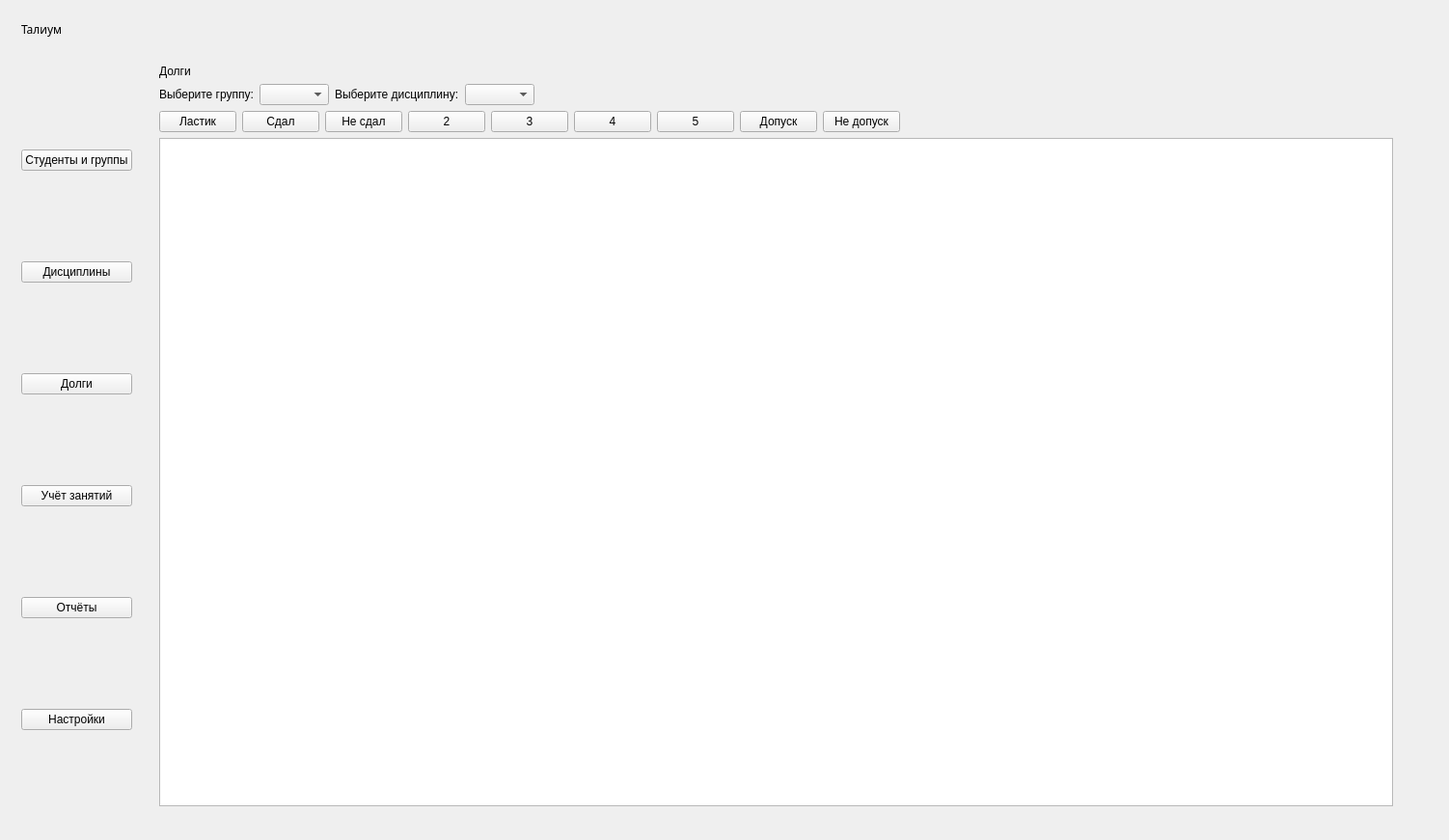
<?xml version="1.0" encoding="UTF-8"?>
<ui version="4.0">
 <class>MainWindowClass</class>
 <widget class="QMainWindow" name="MainWindowClass">
  <property name="geometry">
   <rect>
    <x>0</x>
    <y>0</y>
    <width>1502</width>
    <height>871</height>
   </rect>
  </property>
  <property name="windowTitle">
   <string>MainWindow</string>
  </property>
  <property name="styleSheet">
   <string notr="true"/>
  </property>
  <widget class="QWidget" name="centralWidget">
   <property name="sizePolicy">
    <sizepolicy hsizetype="Preferred" vsizetype="Preferred">
     <horstretch>0</horstretch>
     <verstretch>0</verstretch>
    </sizepolicy>
   </property>
   <property name="styleSheet">
    <string notr="true"/>
   </property>
   <layout class="QVBoxLayout" name="verticalLayout">
    <item>
     <widget class="QFrame" name="topBar">
      <property name="frameShape">
       <enum>QFrame::NoFrame</enum>
      </property>
      <property name="frameShadow">
       <enum>QFrame::Plain</enum>
      </property>
      <layout class="QHBoxLayout" name="topBarLayout_3">
       <item>
        <widget class="QLabel" name="labelTitle_3">
         <property name="enabled">
          <bool>true</bool>
         </property>
         <property name="font">
          <font>
           <family>LaDiosa</family>
           <weight>50</weight>
           <bold>false</bold>
          </font>
         </property>
         <property name="layoutDirection">
          <enum>Qt::LeftToRight</enum>
         </property>
         <property name="autoFillBackground">
          <bool>false</bool>
         </property>
         <property name="styleSheet">
          <string notr="true"/>
         </property>
         <property name="text">
          <string>Талиум</string>
         </property>
         <property name="textFormat">
          <enum>Qt::AutoText</enum>
         </property>
         <property name="alignment">
          <set>Qt::AlignLeading|Qt::AlignLeft|Qt::AlignVCenter</set>
         </property>
        </widget>
       </item>
      </layout>
     </widget>
    </item>
    <item>
     <layout class="QHBoxLayout" name="contentLayout_3">
      <item>
       <widget class="QFrame" name="leftMenu">
        <property name="sizePolicy">
         <sizepolicy hsizetype="Preferred" vsizetype="Preferred">
          <horstretch>0</horstretch>
          <verstretch>0</verstretch>
         </sizepolicy>
        </property>
        <property name="styleSheet">
         <string notr="true"/>
        </property>
        <property name="frameShape">
         <enum>QFrame::NoFrame</enum>
        </property>
        <property name="frameShadow">
         <enum>QFrame::Plain</enum>
        </property>
        <layout class="QVBoxLayout" name="leftMenuLayout_3">
         <item>
          <widget class="QPushButton" name="btnStdGroup">
           <property name="styleSheet">
            <string notr="true"/>
           </property>
           <property name="text">
            <string>Студенты и группы</string>
           </property>
          </widget>
         </item>
         <item>
          <widget class="QPushButton" name="btnDisciplines">
           <property name="styleSheet">
            <string notr="true"/>
           </property>
           <property name="text">
            <string>Дисциплины</string>
           </property>
          </widget>
         </item>
         <item>
          <widget class="QPushButton" name="btnDebts">
           <property name="styleSheet">
            <string notr="true"/>
           </property>
           <property name="text">
            <string>Долги</string>
           </property>
          </widget>
         </item>
         <item>
          <widget class="QPushButton" name="btnAccounting">
           <property name="text">
            <string>Учёт занятий</string>
           </property>
          </widget>
         </item>
         <item>
          <widget class="QPushButton" name="btnReports">
           <property name="styleSheet">
            <string notr="true"/>
           </property>
           <property name="text">
            <string>Отчёты</string>
           </property>
          </widget>
         </item>
         <item>
          <widget class="QPushButton" name="btnSettings">
           <property name="styleSheet">
            <string notr="true"/>
           </property>
           <property name="text">
            <string>Настройки</string>
           </property>
          </widget>
         </item>
        </layout>
       </widget>
      </item>
      <item>
       <layout class="QVBoxLayout" name="rightContentLayout_3">
        <item>
         <widget class="QStackedWidget" name="LeftMenuWidget">
          <property name="sizePolicy">
           <sizepolicy hsizetype="Preferred" vsizetype="Preferred">
            <horstretch>0</horstretch>
            <verstretch>0</verstretch>
           </sizepolicy>
          </property>
          <property name="styleSheet">
           <string notr="true"/>
          </property>
          <property name="currentIndex">
           <number>3</number>
          </property>
          <widget class="QWidget" name="pageStdGroup">
           <property name="sizePolicy">
            <sizepolicy hsizetype="Preferred" vsizetype="Preferred">
             <horstretch>0</horstretch>
             <verstretch>0</verstretch>
            </sizepolicy>
           </property>
           <property name="styleSheet">
            <string notr="true"/>
           </property>
           <widget class="QWidget" name="horizontalLayoutWidget_2">
            <property name="geometry">
             <rect>
              <x>-1</x>
              <y>-1</y>
              <width>1301</width>
              <height>791</height>
             </rect>
            </property>
            <layout class="QHBoxLayout" name="horizontalLayout_3">
             <item>
              <widget class="QStackedWidget" name="stackedWidget">
               <property name="currentIndex">
                <number>1</number>
               </property>
               <widget class="QWidget" name="pageStds">
                <widget class="QWidget" name="layoutWidget">
                 <property name="geometry">
                  <rect>
                   <x>0</x>
                   <y>0</y>
                   <width>1201</width>
                   <height>801</height>
                  </rect>
                 </property>
                 <layout class="QVBoxLayout" name="verticalLayout_8">
                  <property name="leftMargin">
                   <number>16</number>
                  </property>
                  <property name="topMargin">
                   <number>16</number>
                  </property>
                  <property name="rightMargin">
                   <number>16</number>
                  </property>
                  <property name="bottomMargin">
                   <number>16</number>
                  </property>
                  <item>
                   <widget class="QLabel" name="labelStudents">
                    <property name="styleSheet">
                     <string notr="true"/>
                    </property>
                    <property name="text">
                     <string>Студенты</string>
                    </property>
                   </widget>
                  </item>
                  <item>
                   <widget class="QLineEdit" name="lineSearchFIO">
                    <property name="styleSheet">
                     <string notr="true"/>
                    </property>
                    <property name="placeholderText">
                     <string>Поиск студента...</string>
                    </property>
                   </widget>
                  </item>
                  <item>
                   <layout class="QHBoxLayout" name="buttonsLayout_5">
                    <item>
                     <widget class="QPushButton" name="btnImpStd">
                      <property name="styleSheet">
                       <string notr="true"/>
                      </property>
                      <property name="text">
                       <string>Импортировать</string>
                      </property>
                     </widget>
                    </item>
                    <item>
                     <widget class="QPushButton" name="btnAddStd">
                      <property name="styleSheet">
                       <string notr="true"/>
                      </property>
                      <property name="text">
                       <string>Добавить</string>
                      </property>
                     </widget>
                    </item>
                    <item>
                     <widget class="QPushButton" name="btnEditStd">
                      <property name="styleSheet">
                       <string notr="true"/>
                      </property>
                      <property name="text">
                       <string>Изменить</string>
                      </property>
                     </widget>
                    </item>
                    <item>
                     <widget class="QPushButton" name="btnDelStd">
                      <property name="styleSheet">
                       <string notr="true"/>
                      </property>
                      <property name="text">
                       <string>Удалить</string>
                      </property>
                     </widget>
                    </item>
                   </layout>
                  </item>
                  <item>
                   <widget class="QFrame" name="tableFrame_3">
                    <property name="sizePolicy">
                     <sizepolicy hsizetype="Expanding" vsizetype="Expanding">
                      <horstretch>0</horstretch>
                      <verstretch>0</verstretch>
                     </sizepolicy>
                    </property>
                    <property name="styleSheet">
                     <string notr="true"/>
                    </property>
                    <property name="frameShape">
                     <enum>QFrame::StyledPanel</enum>
                    </property>
                    <property name="frameShadow">
                     <enum>QFrame::Raised</enum>
                    </property>
                    <widget class="QTableView" name="tableStudents">
                     <property name="geometry">
                      <rect>
                       <x>0</x>
                       <y>0</y>
                       <width>1161</width>
                       <height>661</height>
                      </rect>
                     </property>
                     <property name="styleSheet">
                      <string notr="true"/>
                     </property>
                    </widget>
                   </widget>
                  </item>
                 </layout>
                </widget>
               </widget>
               <widget class="QWidget" name="pageGroups">
                <widget class="QWidget" name="layoutWidget_2">
                 <property name="geometry">
                  <rect>
                   <x>0</x>
                   <y>0</y>
                   <width>1201</width>
                   <height>791</height>
                  </rect>
                 </property>
                 <layout class="QVBoxLayout" name="verticalLayout_10">
                  <property name="leftMargin">
                   <number>16</number>
                  </property>
                  <property name="topMargin">
                   <number>16</number>
                  </property>
                  <property name="rightMargin">
                   <number>16</number>
                  </property>
                  <property name="bottomMargin">
                   <number>16</number>
                  </property>
                  <item>
                   <widget class="QLabel" name="labelStudents_2">
                    <property name="styleSheet">
                     <string notr="true"/>
                    </property>
                    <property name="text">
                     <string>Группы</string>
                    </property>
                   </widget>
                  </item>
                  <item>
                   <widget class="QListWidget" name="listGroups"/>
                  </item>
                  <item>
                   <layout class="QHBoxLayout" name="buttonsLayout_6">
                    <item>
                     <widget class="QPushButton" name="btnAddGroup">
                      <property name="styleSheet">
                       <string notr="true"/>
                      </property>
                      <property name="text">
                       <string>Добавить</string>
                      </property>
                     </widget>
                    </item>
                    <item>
                     <widget class="QPushButton" name="btnEditGroup">
                      <property name="styleSheet">
                       <string notr="true"/>
                      </property>
                      <property name="text">
                       <string>Изменить</string>
                      </property>
                     </widget>
                    </item>
                    <item>
                     <widget class="QPushButton" name="btnDelGroup">
                      <property name="styleSheet">
                       <string notr="true"/>
                      </property>
                      <property name="text">
                       <string>Удалить</string>
                      </property>
                     </widget>
                    </item>
                   </layout>
                  </item>
                  <item>
                   <widget class="QFrame" name="tableFrame_4">
                    <property name="sizePolicy">
                     <sizepolicy hsizetype="Expanding" vsizetype="Expanding">
                      <horstretch>0</horstretch>
                      <verstretch>0</verstretch>
                     </sizepolicy>
                    </property>
                    <property name="styleSheet">
                     <string notr="true"/>
                    </property>
                    <property name="frameShape">
                     <enum>QFrame::StyledPanel</enum>
                    </property>
                    <property name="frameShadow">
                     <enum>QFrame::Raised</enum>
                    </property>
                   </widget>
                  </item>
                 </layout>
                </widget>
               </widget>
              </widget>
             </item>
             <item>
              <layout class="QVBoxLayout" name="verticalLayout_9">
               <property name="spacing">
                <number>0</number>
               </property>
               <property name="sizeConstraint">
                <enum>QLayout::SetDefaultConstraint</enum>
               </property>
               <item alignment="Qt::AlignHCenter|Qt::AlignVCenter">
                <widget class="QPushButton" name="BtnStd">
                 <property name="sizePolicy">
                  <sizepolicy hsizetype="Minimum" vsizetype="Fixed">
                   <horstretch>0</horstretch>
                   <verstretch>0</verstretch>
                  </sizepolicy>
                 </property>
                 <property name="layoutDirection">
                  <enum>Qt::LeftToRight</enum>
                 </property>
                 <property name="text">
                  <string>Студенты</string>
                 </property>
                </widget>
               </item>
               <item alignment="Qt::AlignHCenter|Qt::AlignVCenter">
                <widget class="QPushButton" name="BtnGroup">
                 <property name="sizePolicy">
                  <sizepolicy hsizetype="Minimum" vsizetype="Fixed">
                   <horstretch>0</horstretch>
                   <verstretch>0</verstretch>
                  </sizepolicy>
                 </property>
                 <property name="font">
                  <font>
                   <underline>false</underline>
                   <kerning>true</kerning>
                  </font>
                 </property>
                 <property name="text">
                  <string>Группы</string>
                 </property>
                </widget>
               </item>
               <item>
                <spacer name="verticalSpacer">
                 <property name="orientation">
                  <enum>Qt::Vertical</enum>
                 </property>
                 <property name="sizeHint" stdset="0">
                  <size>
                   <width>20</width>
                   <height>40</height>
                  </size>
                 </property>
                </spacer>
               </item>
              </layout>
             </item>
            </layout>
           </widget>
          </widget>
          <widget class="QWidget" name="pageSettings">
           <widget class="QWidget" name="verticalLayoutWidget">
            <property name="geometry">
             <rect>
              <x>0</x>
              <y>0</y>
              <width>1301</width>
              <height>791</height>
             </rect>
            </property>
            <layout class="QVBoxLayout" name="verticalLayout_2">
             <item>
              <widget class="QLabel" name="label">
               <property name="text">
                <string>Настройки</string>
               </property>
              </widget>
             </item>
             <item>
              <spacer name="verticalSpacer_5">
               <property name="orientation">
                <enum>Qt::Vertical</enum>
               </property>
               <property name="sizeHint" stdset="0">
                <size>
                 <width>20</width>
                 <height>40</height>
                </size>
               </property>
              </spacer>
             </item>
            </layout>
           </widget>
          </widget>
          <widget class="QWidget" name="pageReports">
           <widget class="QWidget" name="verticalLayoutWidget_2">
            <property name="geometry">
             <rect>
              <x>0</x>
              <y>0</y>
              <width>1301</width>
              <height>791</height>
             </rect>
            </property>
            <layout class="QVBoxLayout" name="verticalLayout_3">
             <item>
              <widget class="QLabel" name="label_2">
               <property name="text">
                <string>Отчёты</string>
               </property>
              </widget>
             </item>
             <item>
              <layout class="QHBoxLayout" name="horizontalLayout_10">
               <item>
                <widget class="QLabel" name="label_11">
                 <property name="text">
                  <string>Выберите группу:</string>
                 </property>
                </widget>
               </item>
               <item>
                <widget class="QComboBox" name="comboBox_6"/>
               </item>
               <item>
                <widget class="QLabel" name="label_12">
                 <property name="text">
                  <string>Выберите дисциплину:</string>
                 </property>
                </widget>
               </item>
               <item>
                <widget class="QComboBox" name="comboBox_5"/>
               </item>
               <item>
                <widget class="QPushButton" name="pushButton_4">
                 <property name="text">
                  <string>Сформировать</string>
                 </property>
                </widget>
               </item>
              </layout>
             </item>
             <item>
              <widget class="QTableView" name="tableView_4"/>
             </item>
             <item>
              <widget class="QPushButton" name="pushButton_5">
               <property name="text">
                <string>Экспорт в CSV</string>
               </property>
              </widget>
             </item>
            </layout>
           </widget>
          </widget>
          <widget class="QWidget" name="pageDebts">
           <widget class="QWidget" name="verticalLayoutWidget_3">
            <property name="geometry">
             <rect>
              <x>0</x>
              <y>0</y>
              <width>1301</width>
              <height>791</height>
             </rect>
            </property>
            <layout class="QVBoxLayout" name="verticalLayout_4">
             <item>
              <widget class="QLabel" name="label_3">
               <property name="text">
                <string>Долги</string>
               </property>
              </widget>
             </item>
             <item>
              <layout class="QHBoxLayout" name="horizontalLayout_4">
               <item>
                <widget class="QLabel" name="label_5">
                 <property name="text">
                  <string>Выберите группу:</string>
                 </property>
                </widget>
               </item>
               <item>
                <widget class="QComboBox" name="comboGroup"/>
               </item>
               <item>
                <widget class="QLabel" name="label_6">
                 <property name="text">
                  <string>Выберите дисциплину:</string>
                 </property>
                </widget>
               </item>
               <item>
                <widget class="QComboBox" name="comboDiscipline"/>
               </item>
               <item>
                <spacer name="horizontalSpacer_2">
                 <property name="orientation">
                  <enum>Qt::Horizontal</enum>
                 </property>
                 <property name="sizeHint" stdset="0">
                  <size>
                   <width>40</width>
                   <height>20</height>
                  </size>
                 </property>
                </spacer>
               </item>
              </layout>
             </item>
             <item>
              <layout class="QHBoxLayout" name="horizontalLayout_2">
               <item>
                <widget class="QPushButton" name="btnDel">
                 <property name="text">
                  <string>Ластик</string>
                 </property>
                </widget>
               </item>
               <item>
                <widget class="QPushButton" name="btnPass">
                 <property name="text">
                  <string>Сдал</string>
                 </property>
                </widget>
               </item>
               <item>
                <widget class="QPushButton" name="btnNoPass">
                 <property name="text">
                  <string>Не сдал</string>
                 </property>
                </widget>
               </item>
               <item>
                <widget class="QPushButton" name="btnTwo">
                 <property name="text">
                  <string>2</string>
                 </property>
                </widget>
               </item>
               <item>
                <widget class="QPushButton" name="btnThree">
                 <property name="text">
                  <string>3</string>
                 </property>
                </widget>
               </item>
               <item>
                <widget class="QPushButton" name="btnFour">
                 <property name="text">
                  <string>4</string>
                 </property>
                </widget>
               </item>
               <item>
                <widget class="QPushButton" name="btnFive">
                 <property name="text">
                  <string>5</string>
                 </property>
                </widget>
               </item>
               <item>
                <widget class="QPushButton" name="btnAllow">
                 <property name="text">
                  <string>Допуск</string>
                 </property>
                </widget>
               </item>
               <item>
                <widget class="QPushButton" name="btnNoAllow">
                 <property name="text">
                  <string>Не допуск</string>
                 </property>
                </widget>
               </item>
               <item>
                <spacer name="horizontalSpacer">
                 <property name="orientation">
                  <enum>Qt::Horizontal</enum>
                 </property>
                 <property name="sizeHint" stdset="0">
                  <size>
                   <width>40</width>
                   <height>20</height>
                  </size>
                 </property>
                </spacer>
               </item>
              </layout>
             </item>
             <item>
              <widget class="QTableView" name="tableDebts"/>
             </item>
            </layout>
           </widget>
          </widget>
          <widget class="QWidget" name="pageAccounting">
           <widget class="QWidget" name="verticalLayoutWidget_4">
            <property name="geometry">
             <rect>
              <x>0</x>
              <y>0</y>
              <width>1301</width>
              <height>791</height>
             </rect>
            </property>
            <layout class="QVBoxLayout" name="verticalLayout_5">
             <item>
              <widget class="QLabel" name="label_4">
               <property name="text">
                <string>Учёт занятий</string>
               </property>
              </widget>
             </item>
             <item>
              <layout class="QHBoxLayout" name="horizontalLayout_7">
               <item>
                <widget class="QLabel" name="label_8">
                 <property name="text">
                  <string>Выберите группу:</string>
                 </property>
                </widget>
               </item>
               <item>
                <widget class="QComboBox" name="comboBox_3"/>
               </item>
               <item>
                <widget class="QLabel" name="label_7">
                 <property name="text">
                  <string>Выберите дисциплину:</string>
                 </property>
                </widget>
               </item>
               <item>
                <widget class="QComboBox" name="comboBox_4"/>
               </item>
               <item>
                <spacer name="horizontalSpacer_3">
                 <property name="orientation">
                  <enum>Qt::Horizontal</enum>
                 </property>
                 <property name="sizeHint" stdset="0">
                  <size>
                   <width>40</width>
                   <height>20</height>
                  </size>
                 </property>
                </spacer>
               </item>
              </layout>
             </item>
             <item>
              <widget class="QLabel" name="label_9">
               <property name="text">
                <string>Информационный блок</string>
               </property>
              </widget>
             </item>
             <item>
              <widget class="QTableView" name="tableView_2"/>
             </item>
             <item>
              <widget class="QLabel" name="label_10">
               <property name="text">
                <string>Проведённые занятия</string>
               </property>
              </widget>
             </item>
             <item>
              <layout class="QHBoxLayout" name="horizontalLayout_9">
               <item>
                <widget class="QPushButton" name="pushButton_3">
                 <property name="text">
                  <string>Добавить</string>
                 </property>
                </widget>
               </item>
               <item>
                <widget class="QPushButton" name="pushButton_2">
                 <property name="text">
                  <string>Изменить</string>
                 </property>
                </widget>
               </item>
               <item>
                <widget class="QPushButton" name="pushButton">
                 <property name="text">
                  <string>Удалить</string>
                 </property>
                </widget>
               </item>
               <item>
                <spacer name="horizontalSpacer_4">
                 <property name="orientation">
                  <enum>Qt::Horizontal</enum>
                 </property>
                 <property name="sizeHint" stdset="0">
                  <size>
                   <width>40</width>
                   <height>20</height>
                  </size>
                 </property>
                </spacer>
               </item>
              </layout>
             </item>
             <item>
              <widget class="QTableView" name="tableView_3"/>
             </item>
            </layout>
           </widget>
          </widget>
          <widget class="QWidget" name="pageDisciplines">
           <widget class="QWidget" name="verticalLayoutWidget_6">
            <property name="geometry">
             <rect>
              <x>9</x>
              <y>9</y>
              <width>1281</width>
              <height>771</height>
             </rect>
            </property>
            <layout class="QVBoxLayout" name="verticalLayout_6">
             <item>
              <widget class="QLabel" name="sectionTitle_3">
               <property name="styleSheet">
                <string notr="true"/>
               </property>
               <property name="text">
                <string>Дисциплины</string>
               </property>
              </widget>
             </item>
             <item>
              <widget class="QListWidget" name="listDisciplines"/>
             </item>
             <item>
              <layout class="QHBoxLayout" name="horizontalLayout_5">
               <item>
                <widget class="QLineEdit" name="placeholder_3">
                 <property name="font">
                  <font>
                   <kerning>true</kerning>
                  </font>
                 </property>
                 <property name="styleSheet">
                  <string notr="true"/>
                 </property>
                 <property name="inputMask">
                  <string/>
                 </property>
                 <property name="text">
                  <string/>
                 </property>
                 <property name="placeholderText">
                  <string>Поиск дисциплины…</string>
                 </property>
                </widget>
               </item>
              </layout>
             </item>
             <item>
              <layout class="QHBoxLayout" name="horizontalLayout_6">
               <item>
                <widget class="QPushButton" name="btnAddDisciplines">
                 <property name="styleSheet">
                  <string notr="true"/>
                 </property>
                 <property name="text">
                  <string>Добавить</string>
                 </property>
                </widget>
               </item>
               <item>
                <widget class="QPushButton" name="btnEditDisciplines">
                 <property name="styleSheet">
                  <string notr="true"/>
                 </property>
                 <property name="text">
                  <string>Изменить</string>
                 </property>
                </widget>
               </item>
               <item>
                <widget class="QPushButton" name="btnDeleteDisciplines">
                 <property name="styleSheet">
                  <string notr="true"/>
                 </property>
                 <property name="text">
                  <string>Удалить</string>
                 </property>
                </widget>
               </item>
               <item>
                <widget class="QPushButton" name="btnAppointDisciplines">
                 <property name="text">
                  <string>Назначить</string>
                 </property>
                </widget>
               </item>
              </layout>
             </item>
             <item>
              <widget class="QTableView" name="tableDisciplines"/>
             </item>
            </layout>
           </widget>
          </widget>
         </widget>
        </item>
       </layout>
      </item>
     </layout>
    </item>
   </layout>
  </widget>
 </widget>
 <layoutdefault spacing="6" margin="11"/>
 <resources>
  <include location="MainWindow.qrc"/>
 </resources>
 <connections/>
</ui>
